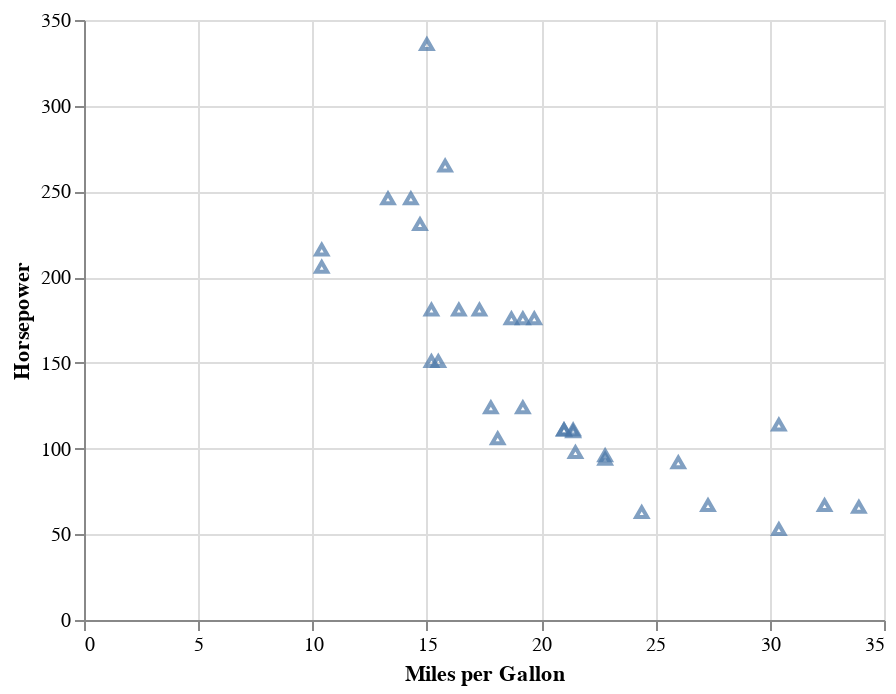

Source (notebook cell):
### Code cell
# Plotting points on the X and Y axis with triangles for the desired column names
chart = alt.Chart(data).mark_point(shape='triangle').encode(
    x=alt.X('mpg:Q', title='Miles per Gallon'),  # Replace 'mpg' with your desired column
    y=alt.Y('hp:Q', title='Horsepower')          # Replace 'hp' with your desired column
)

chart

### Figure 1 — Vega-Lite specification as saved in the notebook (floating-point values rounded to 4 significant figures)
{"config": {"view": {"continuousWidth": 400, "continuousHeight": 300}}, "data": {"name": "data-cbaf277d8f833be76c3c0a2eb9bb0e5a"}, "mark": {"type": "point", "shape": "triangle"}, "encoding": {"x": {"field": "mpg", "title": "Miles per Gallon", "type": "quantitative"}, "y": {"field": "hp", "title": "Horsepower", "type": "quantitative"}}, "$schema": "https://vega.github.io/schema/vega-lite/v4.17.0.json", "datasets": {"data-cbaf277d8f833be76c3c0a2eb9bb0e5a": [{"mpg": 21.0, "cyl": 6, "disp": 160.0, "hp": 110, "drat": 3.9, "wt": 2.62, "qsec": 16.46, "vs": 0, "am": 1, "gear": 4, "carb": 4}, {"mpg": 21.0, "cyl": 6, "disp": 160.0, "hp": 110, "drat": 3.9, "wt": 2.875, "qsec": 17.02, "vs": 0, "am": 1, "gear": 4, "carb": 4}, {"mpg": 22.8, "cyl": 4, "disp": 108.0, "hp": 93, "drat": 3.85, "wt": 2.32, "qsec": 18.61, "vs": 1, "am": 1, "gear": 4, "carb": 1}, {"mpg": 21.4, "cyl": 6, "disp": 258.0, "hp": 110, "drat": 3.08, "wt": 3.215, "qsec": 19.44, "vs": 1, "am": 0, "gear": 3, "carb": 1}, {"mpg": 18.7, "cyl": 8, "disp": 360.0, "hp": 175, "drat": 3.15, "wt": 3.44, "qsec": 17.02, "vs": 0, "am": 0, "gear": 3, "carb": 2}, {"mpg": 18.1, "cyl": 6, "disp": 225.0, "hp": 105, "drat": 2.76, "wt": 3.46, "qsec": 20.22, "vs": 1, "am": 0, "gear": 3, "carb": 1}, {"mpg": 14.3, "cyl": 8, "disp": 360.0, "hp": 245, "drat": 3.21, "wt": 3.57, "qsec": 15.84, "vs": 0, "am": 0, "gear": 3, "carb": 4}, {"mpg": 24.4, "cyl": 4, "disp": 146.7, "hp": 62, "drat": 3.69, "wt": 3.19, "qsec": 20.0, "vs": 1, "am": 0, "gear": 4, "carb": 2}, {"mpg": 22.8, "cyl": 4, "disp": 140.8, "hp": 95, "drat": 3.92, "wt": 3.15, "qsec": 22.9, "vs": 1, "am": 0, "gear": 4, "carb": 2}, {"mpg": 19.2, "cyl": 6, "disp": 167.6, "hp": 123, "drat": 3.92, "wt": 3.44, "qsec": 18.3, "vs": 1, "am": 0, "gear": 4, "carb": 4}, {"mpg": 17.8, "cyl": 6, "disp": 167.6, "hp": 123, "drat": 3.92, "wt": 3.44, "qsec": 18.9, "vs": 1, "am": 0, "gear": 4, "carb": 4}, {"mpg": 16.4, "cyl": 8, "disp": 275.8, "hp": 180, "drat": 3.07, "wt": 4.07, "qsec": 17.4, "vs": 0, "am": 0, "gear": 3, "carb": 3}, {"mpg": 17.3, "cyl": 8, "disp": 275.8, "hp": 180, "drat": 3.07, "wt": 3.73, "qsec": 17.6, "vs": 0, "am": 0, "gear": 3, "carb": 3}, {"mpg": 15.2, "cyl": 8, "disp": 275.8, "hp": 180, "drat": 3.07, "wt": 3.78, "qsec": 18.0, "vs": 0, "am": 0, "gear": 3, "carb": 3}, {"mpg": 10.4, "cyl": 8, "disp": 472.0, "hp": 205, "drat": 2.93, "wt": 5.25, "qsec": 17.98, "vs": 0, "am": 0, "gear": 3, "carb": 4}, {"mpg": 10.4, "cyl": 8, "disp": 460.0, "hp": 215, "drat": 3.0, "wt": 5.424, "qsec": 17.82, "vs": 0, "am": 0, "gear": 3, "carb": 4}, {"mpg": 14.7, "cyl": 8, "disp": 440.0, "hp": 230, "drat": 3.23, "wt": 5.345, "qsec": 17.42, "vs": 0, "am": 0, "gear": 3, "carb": 4}, {"mpg": 32.4, "cyl": 4, "disp": 78.7, "hp": 66, "drat": 4.08, "wt": 2.2, "qsec": 19.47, "vs": 1, "am": 1, "gear": 4, "carb": 1}, {"mpg": 30.4, "cyl": 4, "disp": 75.7, "hp": 52, "drat": 4.93, "wt": 1.615, "qsec": 18.52, "vs": 1, "am": 1, "gear": 4, "carb": 2}, {"mpg": 33.9, "cyl": 4, "disp": 71.1, "hp": 65, "drat": 4.22, "wt": 1.835, "qsec": 19.9, "vs": 1, "am": 1, "gear": 4, "carb": 1}, {"mpg": 21.5, "cyl": 4, "disp": 120.1, "hp": 97, "drat": 3.7, "wt": 2.465, "qsec": 20.01, "vs": 1, "am": 0, "gear": 3, "carb": 1}, {"mpg": 15.5, "cyl": 8, "disp": 318.0, "hp": 150, "drat": 2.76, "wt": 3.52, "qsec": 16.87, "vs": 0, "am": 0, "gear": 3, "carb": 2}, {"mpg": 15.2, "cyl": 8, "disp": 304.0, "hp": 150, "drat": 3.15, "wt": 3.435, "qsec": 17.3, "vs": 0, "am": 0, "gear": 3, "carb": 2}, {"mpg": 13.3, "cyl": 8, "disp": 350.0, "hp": 245, "drat": 3.73, "wt": 3.84, "qsec": 15.41, "vs": 0, "am": 0, "gear": 3, "carb": 4}, {"mpg": 19.2, "cyl": 8, "disp": 400.0, "hp": 175, "drat": 3.08, "wt": 3.845, "qsec": 17.05, "vs": 0, "am": 0, "gear": 3, "carb": 2}, {"mpg": 27.3, "cyl": 4, "disp": 79.0, "hp": 66, "drat": 4.08, "wt": 1.935, "qsec": 18.9, "vs": 1, "am": 1, "gear": 4, "carb": 1}, {"mpg": 26.0, "cyl": 4, "disp": 120.3, "hp": 91, "drat": 4.43, "wt": 2.14, "qsec": 16.7, "vs": 0, "am": 1, "gear": 5, "carb": 2}, {"mpg": 30.4, "cyl": 4, "disp": 95.1, "hp": 113, "drat": 3.77, "wt": 1.513, "qsec": 16.9, "vs": 1, "am": 1, "gear": 5, "carb": 2}, {"mpg": 15.8, "cyl": 8, "disp": 351.0, "hp": 264, "drat": 4.22, "wt": 3.17, "qsec": 14.5, "vs": 0, "am": 1, "gear": 5, "carb": 4}, {"mpg": 19.7, "cyl": 6, "disp": 145.0, "hp": 175, "drat": 3.62, "wt": 2.77, "qsec": 15.5, "vs": 0, "am": 1, "gear": 5, "carb": 6}, {"mpg": 15.0, "cyl": 8, "disp": 301.0, "hp": 335, "drat": 3.54, "wt": 3.57, "qsec": 14.6, "vs": 0, "am": 1, "gear": 5, "carb": 8}, {"mpg": 21.4, "cyl": 4, "disp": 121.0, "hp": 109, "drat": 4.11, "wt": 2.78, "qsec": 18.6, "vs": 1, "am": 1, "gear": 4, "carb": 2}]}}
